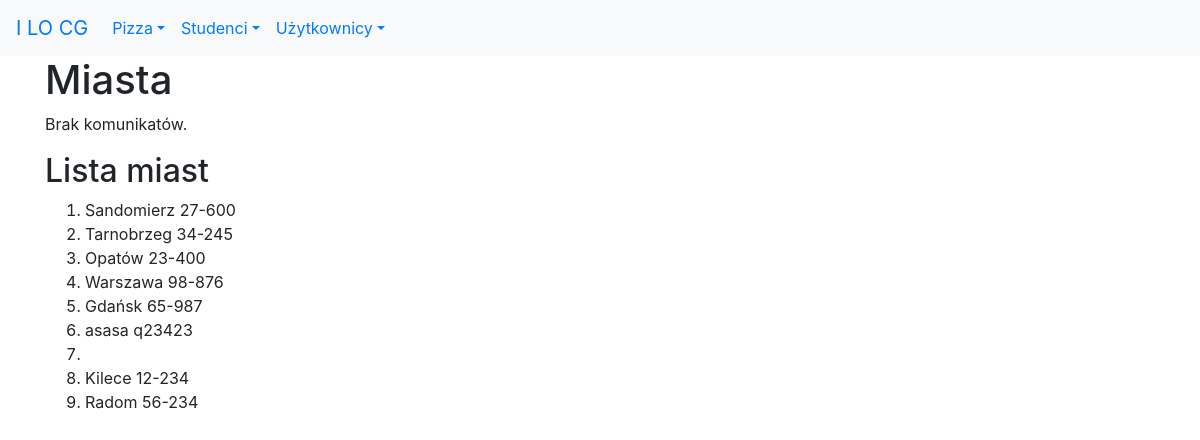
The app's page /studenci/miasta/lista, older data.
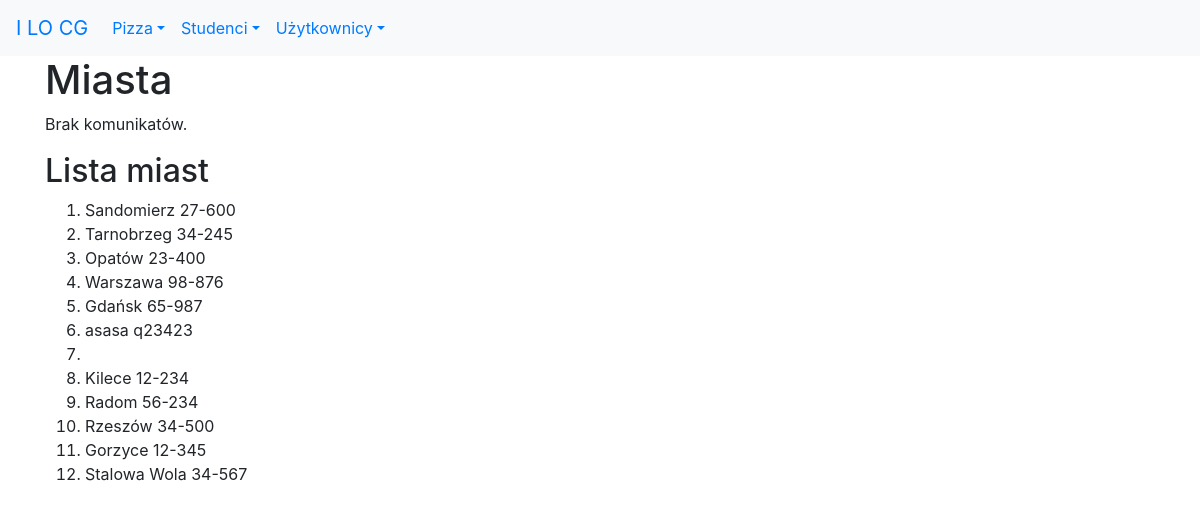
The same page, newer data.
### studenci/models.py (models this page shows, shortened)
class Miasto(models.Model):
    nazwa = models.CharField(
        verbose_name='miasto',
        max_length=30,
        help_text='Nazwa miasta')
    kod = models.CharField(
        max_length=6,
        help_text='Kod pocztowy')
    class Meta:
        verbose_name_plural = "miasta"

### studenci/templates/studenci/miasto_list.html
{% extends 'szablon.html' %}
{% block naglowek %}Miasta{% endblock naglowek %}
{% block tresc %}
<h2>Lista miast</h2>
<ol>
    {% for miasto in object_list %}
        <li>{{ miasto.nazwa }}&nbsp;{{ miasto.kod }}</li>
    {% endfor %}
</ol>
{% endblock tresc %}

### templates/szablon.html (shortened to what this page needs)
<!DOCTYPE html>
<html lang="pl">
<head>
    <link rel="stylesheet" href="https://stackpath.bootstrapcdn.com/bootstrap/4.3.1/css/bootstrap.min.css">
</head>
<body>
    <nav class="navbar navbar-expand-sm bg-light">
        <a class="navbar-brand" href="http://lo1.sandomierz.pl">I LO CG</a>
        <div class="collapse navbar-collapse" id="collapsibleNavbar">
            <ul class="navbar-nav">
            <li class="nav-item dropdown">
                <a href="#" class="nav-link dropdown-toggle" data-toggle="dropdown" role="button">Pizza</a>
            </li>
            <li class="nav-item dropdown">
                <a href="#" class="nav-link dropdown-toggle" data-toggle="dropdown" role="button">Studenci</a>
            </li>
            <li class="nav-item dropdown">
                <a href="#" class="nav-link dropdown-toggle" data-toggle="dropdown" role="button">Użytkownicy</a>
            </li>
            </ul>
        </div>
    </nav>
    <div class="container">
        <div class="row">
            <div class="col">
    <h1>{% block naglowek %}Aplikacja Django{% endblock naglowek %}</h1>
    {% if messages %}
    <ul>
        {% for komunikat in messages %}
        <li>{{ komunikat }}</li>
        {% endfor %}
    </ul>
    {% else %}
        <p>Brak komunikatów.</p>
    {% endif %}
    {% block tresc %}{% endblock tresc %}
            </div>
        </div>
    </div>
</body>
</html>

Row changes from the older to the newer data that the page shows:
added Miasto: nazwa "Rzeszów", kod "34-500"
added Miasto: nazwa "Gorzyce", kod "12-345"
added Miasto: nazwa "Stalowa Wola", kod "34-567"
